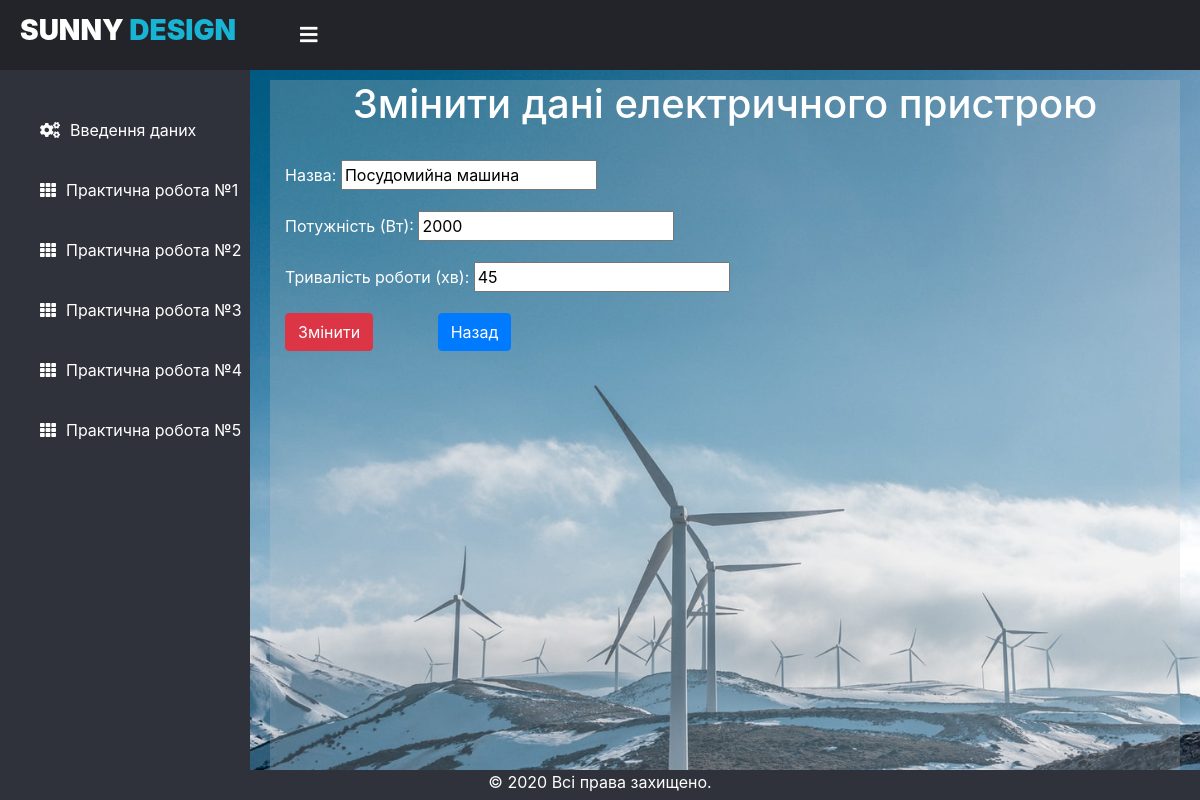
Page /laba/laba3/update_element/6 on the committed database.
### laba/models.py (models this page shows)
class electricalAppliances(models.Model):
    name = models.CharField(max_length=30, verbose_name = "Назва")
    power = models.IntegerField(validators=[MinValueValidator(1)], verbose_name = "Потужність (Вт)")
    duration = models.IntegerField(validators=[MinValueValidator(1)], default=50, verbose_name = "Тривалість роботи (хв)")

### laba/views.py (the view)
# urls.py: path('laba3/update_element/<int:pk>', views.FormView3.update_element, name='laba3update'),
	def update_element(request, pk):
		device = electricalAppliances.objects.get(id=pk)
		form = electricalAppliancesForm(instance=device)
		if request.method == 'POST':
			form = electricalAppliancesForm(request.POST, instance=device)
			if form.is_valid():
				form.save()
				return redirect('/laba/laba3/')
		context = {'form': form, 'actions': "Змінити дані електричного пристрою", 'action': "Змінити"}
		return render(request, 'laba3_element_form.html', context)

### laba/forms.py
class electricalAppliancesForm(forms.ModelForm):
    class Meta:
        model = electricalAppliances
        fields = '__all__'

### templates/laba3_element_form.html (shortened to what this page needs)
{% extends "dashboard.html" %}
{% load static %}
    {% block head %}
    {{ block.super }}
    <link rel="stylesheet" href="https://stackpath.bootstrapcdn.com/bootstrap/4.5.2/css/bootstrap.min.css">
    <link rel="stylesheet" href="https://cdn.jsdelivr.net/npm/bootstrap-select@1.13.14/dist/css/bootstrap-select.min.css">
    <link rel="stylesheet" href="{% static 'css/style_new.css' %}">
    {% endblock %}
  {% block content %}
    <div class="container" id="gray_block" style="height: 88vh;">
      <h1 align="center">{{ actions }}</h1><br>
    <form action=""  method="post">
        <div class="form-row">
          {% for i in form %}
            <div class="form-group col-12">
              <label for="inputEmail4">{{ i.label }}:</label>
              {{ i }}
            </div>
            {% endfor %}
        </div>
        <input type="submit" name="submit" value="{{ action }}" type="button" class="btn btn-danger">
        <a class="btn btn-primary" href="{% url 'laba3' %}" role="button" style="margin-left: 60px;">Назад</a>
      </form>
    </div>
{% endblock %}

### static/css/style.css (style rules this page uses)
body { margin: 0; padding: 0; font-family: "Roboto", sans-serif; }

### static/css/style_new.css (style rules this page uses)
#gray_block { background-color: rgb(201, 201, 201, 0.25); height: 340px; }

### rows in the picture
electricalAppliances: form "Посудомийна машина" "2000" "45"

### other values in the picture
{{ actions }} "Змінити дані електричного пристрою"
{{ i.label }} "Назва" "Потужність (Вт)" "Тривалість роботи (хв)"
